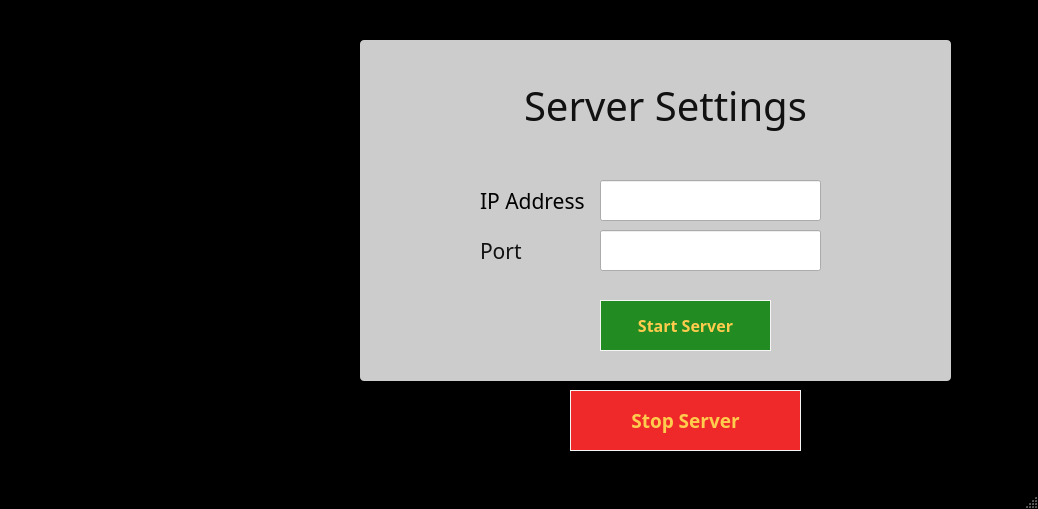
<?xml version="1.0" encoding="UTF-8"?>
<ui version="4.0">
 <class>BeerGameServerWindow</class>
 <widget class="QMainWindow" name="BeerGameServerWindow">
  <property name="geometry">
   <rect>
    <x>0</x>
    <y>0</y>
    <width>1038</width>
    <height>509</height>
   </rect>
  </property>
  <property name="windowTitle">
   <string>MainWindow</string>
  </property>
  <property name="styleSheet">
   <string notr="true">#BeerGameServerWindow {
	background-image: url(:/images/beer_server.jpg);
	background-repeat: repeat-y;
	background-color: black;
}</string>
  </property>
  <widget class="QWidget" name="centralwidget">
   <widget class="QGroupBox" name="settingsGroup">
    <property name="enabled">
     <bool>true</bool>
    </property>
    <property name="geometry">
     <rect>
      <x>360</x>
      <y>40</y>
      <width>591</width>
      <height>341</height>
     </rect>
    </property>
    <property name="styleSheet">
     <string notr="true">#settingsGroup{
	background-color: rgba(255,255,255, 0.8);
	border-radius: 4px;
}

#settingsGroup:disabled{
	background-color: rgba(255,255,255, 0.4);
}</string>
    </property>
    <property name="title">
     <string/>
    </property>
    <widget class="QFrame" name="frame">
     <property name="geometry">
      <rect>
       <x>70</x>
       <y>110</y>
       <width>401</width>
       <height>141</height>
      </rect>
     </property>
     <property name="styleSheet">
      <string notr="true">#frame{
   border: 0px solid #f5f5f5;
}</string>
     </property>
     <property name="frameShape">
      <enum>QFrame::StyledPanel</enum>
     </property>
     <property name="frameShadow">
      <enum>QFrame::Raised</enum>
     </property>
     <widget class="QLineEdit" name="ip_input">
      <property name="geometry">
       <rect>
        <x>170</x>
        <y>30</y>
        <width>221</width>
        <height>41</height>
       </rect>
      </property>
      <property name="styleSheet">
       <string notr="true">#lineEdit{
    border: 1px solid #f5f5f5;
}</string>
      </property>
     </widget>
     <widget class="QLabel" name="ip_label">
      <property name="geometry">
       <rect>
        <x>50</x>
        <y>30</y>
        <width>131</width>
        <height>41</height>
       </rect>
      </property>
      <property name="font">
       <font>
        <family>League Spartan Bold</family>
        <pointsize>16</pointsize>
       </font>
      </property>
      <property name="styleSheet">
       <string notr="true">#win_heading{ color: #111;font-family: 'League Spartan Bold', arial;}</string>
      </property>
      <property name="text">
       <string>IP Address</string>
      </property>
     </widget>
     <widget class="QLineEdit" name="port_input">
      <property name="geometry">
       <rect>
        <x>170</x>
        <y>80</y>
        <width>221</width>
        <height>41</height>
       </rect>
      </property>
      <property name="styleSheet">
       <string notr="true">#lineEdit_3{
    border: 1px solid #f5f5f5;
}</string>
      </property>
     </widget>
     <widget class="QLabel" name="port_label">
      <property name="geometry">
       <rect>
        <x>50</x>
        <y>80</y>
        <width>131</width>
        <height>41</height>
       </rect>
      </property>
      <property name="font">
       <font>
        <family>League Spartan Bold</family>
        <pointsize>16</pointsize>
       </font>
      </property>
      <property name="styleSheet">
       <string notr="true">#port_label{ color: #111;font-family: 'League Spartan Bold', arial;}</string>
      </property>
      <property name="text">
       <string>Port</string>
      </property>
     </widget>
     <zorder>port_input</zorder>
     <zorder>ip_label</zorder>
     <zorder>port_label</zorder>
     <zorder>ip_input</zorder>
    </widget>
    <widget class="QLabel" name="win_heading">
     <property name="geometry">
      <rect>
       <x>110</x>
       <y>10</y>
       <width>391</width>
       <height>111</height>
      </rect>
     </property>
     <property name="font">
      <font>
       <family>League Spartan Bold</family>
       <pointsize>30</pointsize>
      </font>
     </property>
     <property name="styleSheet">
      <string notr="true">#win_heading{ color: #111;font-family: 'League Spartan Bold', arial;}</string>
     </property>
     <property name="text">
      <string>Server Settings</string>
     </property>
     <property name="alignment">
      <set>Qt::AlignCenter</set>
     </property>
    </widget>
    <widget class="QPushButton" name="start_server_btn">
     <property name="geometry">
      <rect>
       <x>240</x>
       <y>260</y>
       <width>171</width>
       <height>51</height>
      </rect>
     </property>
     <property name="font">
      <font>
       <family>League Spartan Bold</family>
       <pointsize>12</pointsize>
       <weight>75</weight>
       <bold>true</bold>
      </font>
     </property>
     <property name="cursor">
      <cursorShape>PointingHandCursor</cursorShape>
     </property>
     <property name="styleSheet">
      <string notr="true">#start_server_btn {
    color:#ffcc4e;
    background-color:forestgreen;
    font-family: 'League Spartan Bold', arial;
    font-weight: bold;
    border: 1px solid #f5f5f5; 
}

#start_server_btn:hover { background-color: #66c011; color: white;}</string>
     </property>
     <property name="text">
      <string>Start Server</string>
     </property>
    </widget>
    <zorder>frame</zorder>
    <zorder>start_server_btn</zorder>
    <zorder>win_heading</zorder>
   </widget>
   <widget class="QPushButton" name="stopServerBtn">
    <property name="geometry">
     <rect>
      <x>570</x>
      <y>390</y>
      <width>231</width>
      <height>61</height>
     </rect>
    </property>
    <property name="font">
     <font>
      <family>League Spartan Bold</family>
      <pointsize>14</pointsize>
      <weight>75</weight>
      <bold>true</bold>
     </font>
    </property>
    <property name="styleSheet">
     <string notr="true">#stopServerBtn {
        color:#ffcc4e;	
        background-color: rgb(239, 41, 41);	
        border-color:#4cae4c;
        font-family: 'League Spartan Bold', arial; 
        font-weight:bold;
        border: 1px solid #f5f5f5; 
}
#stopServerBtn:hover { 
        background-color: #66c011; 
color: white; border: 1px solid black;
}</string>
    </property>
    <property name="text">
     <string>Stop Server</string>
    </property>
   </widget>
   <widget class="QFrame" name="background_blur">
    <property name="geometry">
     <rect>
      <x>0</x>
      <y>0</y>
      <width>1041</width>
      <height>481</height>
     </rect>
    </property>
    <property name="styleSheet">
     <string notr="true">#background_blur {
	background-color: rgba(0,0,0,0.4)
}</string>
    </property>
    <property name="frameShape">
     <enum>QFrame::StyledPanel</enum>
    </property>
    <property name="frameShadow">
     <enum>QFrame::Raised</enum>
    </property>
   </widget>
   <zorder>background_blur</zorder>
   <zorder>stopServerBtn</zorder>
   <zorder>settingsGroup</zorder>
  </widget>
  <widget class="QMenuBar" name="menubar">
   <property name="geometry">
    <rect>
     <x>0</x>
     <y>0</y>
     <width>1038</width>
     <height>22</height>
    </rect>
   </property>
  </widget>
  <widget class="QStatusBar" name="statusbar"/>
 </widget>
 <resources/>
 <connections/>
</ui>
